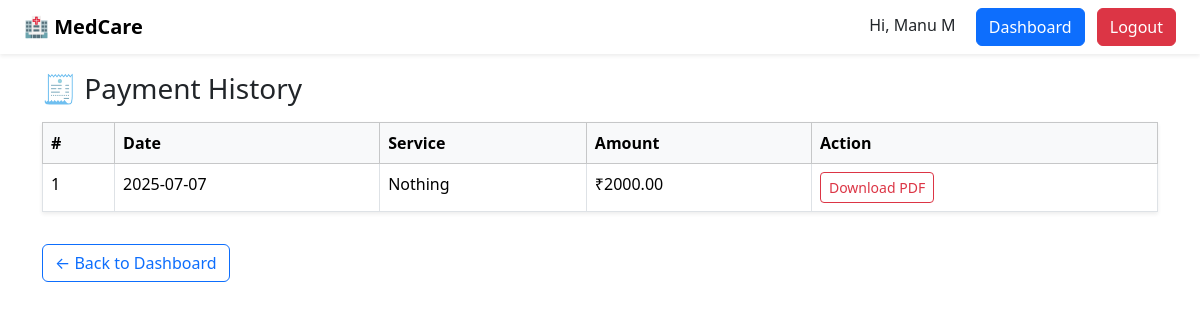
The app's page /patient/payment-history/ (signed in) with its own data.
### core/models.py (models this page shows, shortened)
class Billing(models.Model):
    patient = models.ForeignKey(Patient, on_delete=models.CASCADE)
    date = models.DateField(auto_now_add=True)
    service = models.CharField(max_length=255)
    amount = models.DecimalField(max_digits=10, decimal_places=2)

### core/views.py (the view)
# urls.py: path('patient/payment-history/', views.patient_payment_history,
@login_required
def patient_payment_history(request):
    if request.user.userprofile.role != 'patient':
        return redirect('dashboard')
    bills = Billing.objects.filter(
        patient=request.user.patient).order_by('-date')
    return render(request, 'patient_payment_history.html', {'bills': bills})

### core/templates/patient_payment_history.html
{% extends 'base.html' %} {% block content %}
<div class="container mt-4 pt-5">
  <h3 class="mb-3">🧾 Payment History</h3>
  {% if bills %}
  <table class="table table-bordered shadow-sm bg-white">
    <thead class="table-light">
      <tr>
        <th>#</th>
        <th>Date</th>
        <th>Service</th>
        <th>Amount</th>
        <th>Action</th>
      </tr>
    </thead>
    <tbody>
      {% for bill in bills %}
      <tr>
        <td>{{ forloop.counter }}</td>
        <td>{{ bill.date|date:"Y-m-d" }}</td>
        <td>{{ bill.service }}</td>
        <td>₹{{ bill.amount }}</td>
        <td>
          <a
            href="{% url 'export_bill_pdf' bill.id %}"
            class="btn btn-sm btn-outline-danger"
          >
            Download PDF
          </a>
        </td>
      </tr>
      {% endfor %}
    </tbody>
  </table>
  {% else %}
  <p>No payments made yet.</p>
  {% endif %}
  <a href="{% url 'dashboard' %}" class="btn btn-outline-primary mt-3">
    ← Back to Dashboard
  </a>
</div>
{% endblock %}

### core/templates/base.html (shortened to what this page needs)
<!DOCTYPE html>
<html lang="en">
  <head>
    {% load static %}
    <link rel="stylesheet" href="{% static 'css/style.css' %}" />
    <link
      href="https://cdn.jsdelivr.net/npm/bootstrap@5.3.7/dist/css/bootstrap.min.css"
      rel="stylesheet"
    />
  </head>
  <body>
    <header>
      <nav
        class="navbar navbar-expand-lg navbar-light px-4 fixed-top shadow-sm bg-white"
      >
        <a class="logoName" href="/">🏥 MedCare</a>
        <div class="ms-auto">
          {% if user.is_authenticated %}
          <span class="me-3">Hi, {{ user.first_name }}</span>
          <a href="{% url 'dashboard' %}" class="btn btn-primary me-2"
            >Dashboard</a
          >
          <a href="{% url 'logout' %}" class="btn btn-danger">Logout</a>
          {% else %}
          <a href="{% url 'login' %}" class="btn btn-outline-primary me-2"
            >Login</a
          >
          <a href="{% url 'signup' %}" class="btn btn-primary">Register</a>
          {% endif %}
        </div>
      </nav>
    </header>
    {% block content %} {% endblock %}
  </body>
</html>

### core/static/css/style.css (style rules this page uses)
* { margin: 0; padding: 0; box-sizing: border-box; }
nav { background-color: transparent; box-shadow: none; }
body { background-color: yellow ; font-family: 'Segoe UI', sans-serif; margin: 0; padding: 0; }
header { margin: 0; padding: 0; }
.container { max-width: 1000px; margin: auto; padding: 20px; }
.logoName { font-size: 20px; font-weight: 800; color: black; text-decoration: none; }

### records on screen
Billing: date "2025-07-07", service "Nothing", amount "2000.00"

### other values on screen
{{ user.first_name }} "Manu M"
